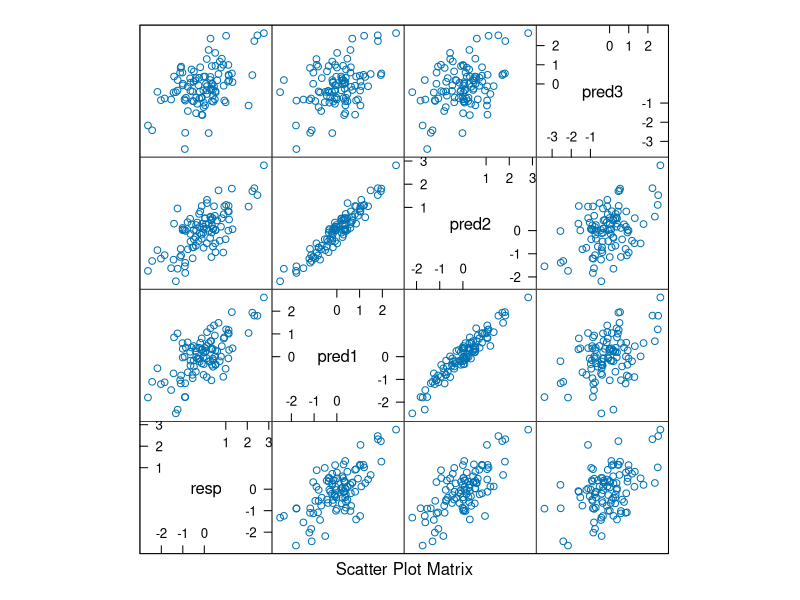

This figure's R source:
library(lattice) # for splom
library(car)     # for vif

# number of observations to simulate
nobs = 100

# Using a correlation matrix (let' assume that all variables
# have unit variance
M = matrix(c(1, 0.7, 0.7, 0.5,
             0.7, 1, 0.95, 0.3,
             0.7, 0.95, 1, 0.3,
             0.5, 0.3, 0.3, 1), nrow=4, ncol=4)

# Cholesky decomposition
L = chol(M)
nvars = dim(L)[1]

# R chol function produces an upper triangular version of L
# so we have to transpose it.
# Just to be sure we can have a look at t(L) and the
# product of the Cholesky decomposition by itself

t(L)


t(L) %*% L


# Random variables that follow an M correlation matrix
r = t(L) %*% matrix(rnorm(nvars*nobs), nrow=nvars, ncol=nobs)
r = t(r)

rdata = as.data.frame(r)
names(rdata) = c('resp', 'pred1', 'pred2', 'pred3')

# Plotting and basic stats
splom(rdata)
cor(rdata)

# Model 1: predictors 1 and 3 (correlation is 0.28)
m1 = lm(resp ~ pred1 + pred3, rdata)
summary(m1)

# Model 2: predictors 2 and 3 (correlation is 0.29)
m2 = lm(resp ~ pred2 + pred3, rdata)
summary(m2)


# Model 3: correlation between predictors 1 and 2 is 0.96
m3 = lm(resp ~ pred1 + pred2 + pred3, rdata)
summary(m3)

# Variance inflation
vif(m3)

